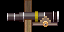

The image is a tile-based game level rendered from a .tmx file. Its description and source (layers, tilesets, objects; grid data summarised) follow:
An orthogonal 2x1 tile map with 32x32 px tiles, 2 tile layers (1, vor1) and 2 objects.

<map version="1.0" orientation="orthogonal" width="2" height="1" tilewidth="32" tileheight="32">
 <tileset firstgid="1" name="ship" tilewidth="32" tileheight="32" spacing="4">
  <image source="ship.png" trans="ffffff" width="648" height="2560" />
 </tileset>
 <layer name="1" width="2" height="1">
  <data>[2 cells, 2 non-empty, 2 distinct tile ids]</data>
 </layer>
 <layer name="vor1" width="2" height="1">
  <data>[2 cells, 2 non-empty, 1 distinct tile ids]</data>
 </layer>
 <objectgroup name="Clickable" width="2" height="1">
  <object x="4" y="3" width="56" height="26" />
 </objectgroup>
 <objectgroup name="1" width="2" height="1">
  <object x="32" y="12" width="28" height="12" />
 </objectgroup>
</map>
